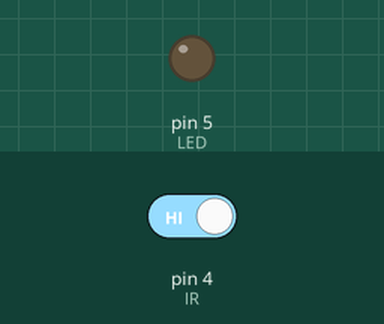
Simulated run of this sketch. Board: Arduino Uno, built with avr-gcc and run on an emulated ATmega328P. On the bench: output pins drawn as LEDs (lit = HIGH). The test bench sets the inputs (shaded band); at power-on: pin 4 (IR) HIGH.

Above: at 1.2 s.
1.3 s: pin 4 (IR) driven LOW
At 2.1 s:
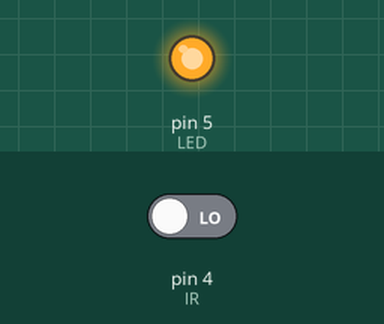
2.8 s: pin 4 (IR) driven HIGH
At 3.3 s:
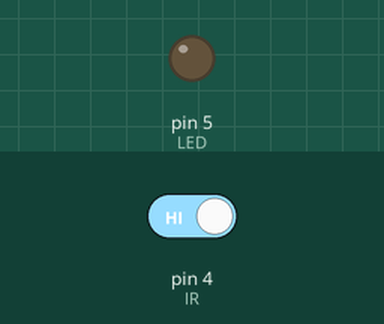
Timing chart, 0 to 5.8 s (numbered marks = the images above; inputs shaded):
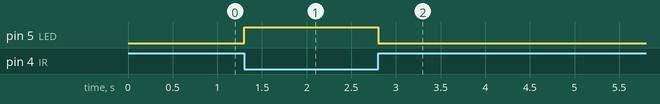

Measured:
- after the input at 1.3 s, pin 5 (LED): LOW → HIGH at once
- after the input at 2.8 s, pin 5 (LED): HIGH → LOW at once

The sketch:

IR.ino
```cpp
#define IR 4
#define LED 5

void setup()
{
    pinMode(IR, INPUT);
    pinMode(LED, OUTPUT);
}
void loop()
{
    int value = digitalRead(IR);
    if (value == 0)
    {
        digitalWrite(LED, HIGH);
    }
    else
    {
        digitalWrite(LED, LOW);
    }
}
```
